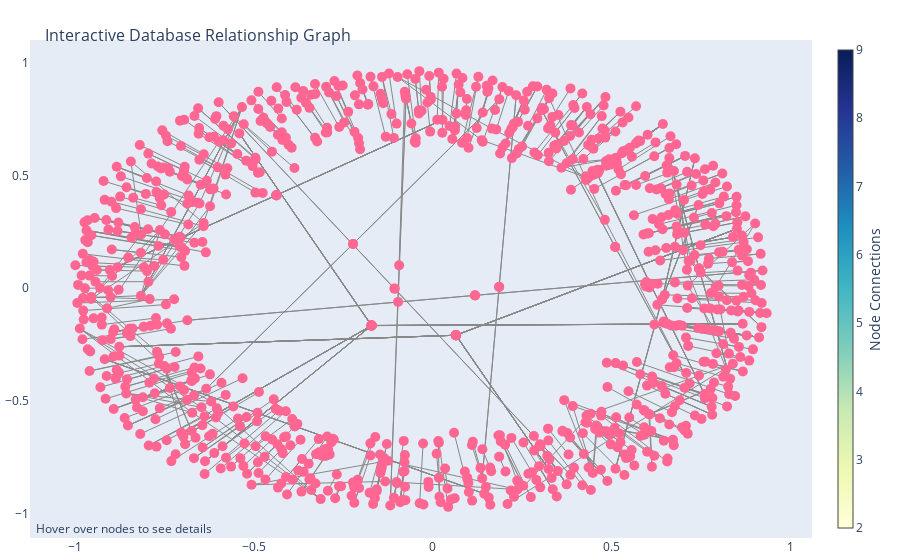

The code cell stored with this chart in its notebook:
### Code cell
import pandas as pd
import networkx as nx
import plotly.graph_objs as go

def plot_interactive_graph(data):
    G = nx.DiGraph()

    # Add edges to the graph
    for index, row in data.iterrows():
        G.add_edge(f"{row['TABLE_NAME']}.{row['COLUMN_NAME']}", 
                   f"{row['REFERENCED_TABLE_NAME']}.{row['REFERENCED_COLUMN_NAME']}")

    pos = nx.spring_layout(G)

    # Create edge traces
    edge_trace = []
    for edge in G.edges():
        x0, y0 = pos[edge[0]]
        x1, y1 = pos[edge[1]]
        edge_trace.append(go.Scatter(
            x=[x0, x1, None],
            y=[y0, y1, None],
            line=dict(width=1, color='#888'),
            hoverinfo='none',
            mode='lines'))

    # Create node traces without labels initially
    node_trace = go.Scatter(
        x=[],
        y=[],
        text=[],  # Hover text
        mode='markers',
        hoverinfo='text',  # Show text only on hover
        marker=dict(
            showscale=True,
            colorscale='YlGnBu',
            size=10,
            colorbar=dict(
                thickness=15,
                title='Node Connections',
                xanchor='left',
                titleside='right'
            ),
        )
    )

    for node in G.nodes():
        x, y = pos[node]
        node_trace['x'] += tuple([x])
        node_trace['y'] += tuple([y])
        node_info = node  # Node info to be displayed on hover
        node_trace['text'] += tuple([node_info])

    # Create the figure
    fig = go.Figure(data=edge_trace + [node_trace],
                    layout=go.Layout(
                        title='<br>Interactive Database Relationship Graph',
                        titlefont=dict(size=16),
                        showlegend=False,
                        hovermode='closest',
                        margin=dict(b=20, l=5, r=5, t=40),
                        annotations=[dict(
                            text="Hover over nodes to see details",
                            showarrow=False,
                            xref="paper", yref="paper",
                            x=0.005, y=-0.002)],
                        xaxis=dict(showgrid=False, zeroline=False),
                        yaxis=dict(showgrid=False, zeroline=False))
                    )

    fig.show()

# # Call the function with your data
# data = Retrive_VectorData()
print(len(data))
if not data.empty:
    plot_interactive_graph(data)
